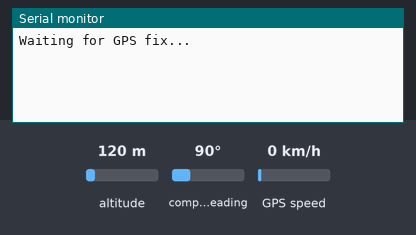
The sketch below on a simulated Arduino Uno, built with avr-gcc and run on an emulated ATmega328P. On the bench: the last lines printed to the serial monitor. The test bench sets the inputs (shaded band); at power-on: altitude 120 m, compass heading 90°, GPS speed 0 km/h. The GPS gets a fix after 3 s at 37.7749, -122.4194 with 8 satellites.

Above: at 1.2 s.
1.3 s: altitude set to 20 m
At 4.2 s:
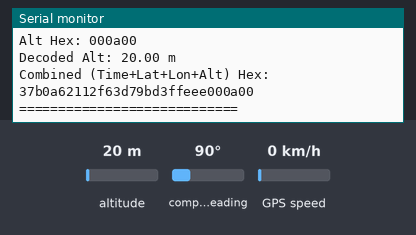
4.5 s: altitude set to 250 m
At 7.06 s:
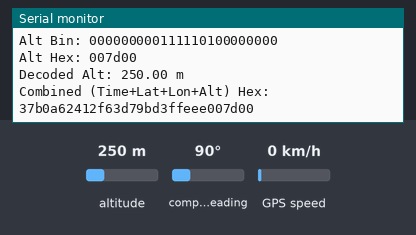
8.4 s: altitude set to 500 m
At 10.58 s:
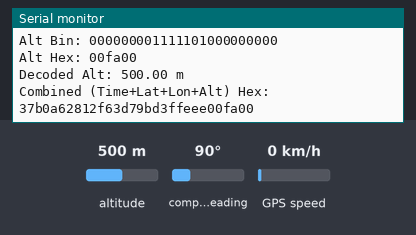
12.0 s: altitude set to 750 m
At 13.71 s:
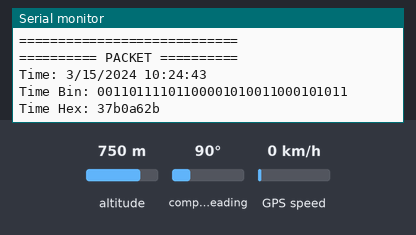
15.4 s: altitude set to 980 m
At 17.61 s:
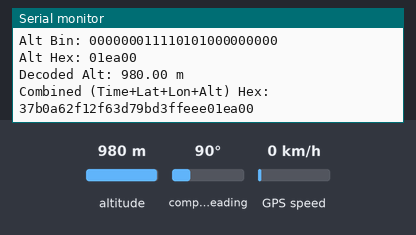
Timing chart, 0 to 19.1 s (numbered marks = the images above; inputs shaded):
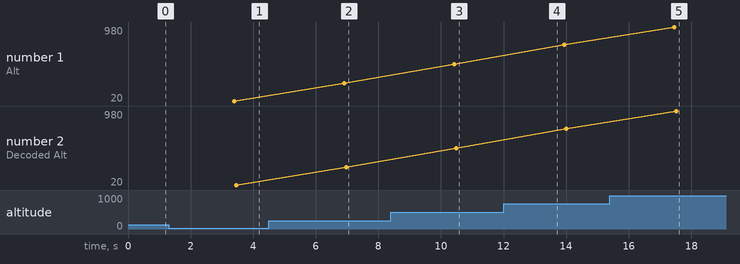

Measured:
- after the input at 1.3 s, the serial monitor: prints a new line after 2.1 s (image 1)
- after the input at 4.5 s, the serial monitor: prints a new line after 2.4 s (image 2)
- after the input at 8.4 s, the serial monitor: prints a new line after 2.0 s (image 3)
- after the input at 15.4 s, the serial monitor: prints a new line after 2.1 s (image 5)
- plotted number 1: 20 → 250 after the input at 4.5 s, 250 → 500 after the input at 8.4 s, 500 → 750 after the input at 12.0 s, 750 → 980 after the input at 15.4 s
- plotted number 2: 20 → 250 after the input at 4.5 s, 250 → 500 after the input at 8.4 s, 500 → 750 after the input at 12.0 s, 750 → 980 after the input at 15.4 s

The sketch:

GPSPACKETING.ino
```cpp
#include <SoftwareSerial.h>
#include <TinyGPS++.h>

TinyGPSPlus gps;
SoftwareSerial gpsSerial(2, 3); // RX, TX

// Helper function: Convert integer to binary string with fixed length
String toBinary(unsigned long val, int bits) {
  String s = "";
  for (int i = bits - 1; i >= 0; i--) {
    s += (val >> i) & 1;
  }
  return s;
}

// Pad a hex string with leading zeros to desired width
String padHex(const String& hexStr, int width) {
  String s = hexStr;
  while (s.length() < width) {
    s = "0" + s;
  }
  return s;
}

// ========== TIME ENCODING ==========
String encodeTime(uint8_t month, uint8_t day, uint8_t year, uint8_t hour, uint8_t minute, uint8_t second) {
  return toBinary(month, 4) +
         toBinary(day, 5) +
         toBinary(year, 6) +
         toBinary(hour, 5) +
         toBinary(minute, 6) +
         toBinary(second, 6);
}

// ========== LAT/LON ENCODING ==========
String encodeCoordinate(float coord) {
  String bin = "";

  // Sign bit
  bin += (coord < 0) ? "1" : "0";
  if (coord < 0) coord = -coord;

  // Whole part
  int whole = int(coord);
  bin += toBinary(whole, 8);

  // Decimal part (as direct integer)
  unsigned long decimal = (coord - whole) * 10000000UL;
  if (decimal > 0x7FFFFF) decimal = 0x7FFFFF;
  bin += toBinary(decimal, 23);

  return bin;
}

float decodeCoordinate(String bin) {
  int sign = (bin[0] == '1') ? -1 : 1;
  int whole = strtol(bin.substring(1, 9).c_str(), nullptr, 2);
  unsigned long decimalPart = strtoul(bin.substring(9).c_str(), nullptr, 2);
  float decimal = decimalPart / 10000000.0;
  return sign * (whole + decimal);
}

// ========== ALTITUDE ENCODING ==========
String encodeAltitude(float altitude) {
  String bin = "";

  bin += (altitude < 0) ? "1" : "0";
  if (altitude < 0) altitude = -altitude;

  unsigned int whole = (unsigned int)altitude;
  float decimal = altitude - whole;
  unsigned int decimalInt = (unsigned int)(decimal * 100); // 2 decimal digits
  if (decimalInt > 127) decimalInt = 127;

  bin += toBinary(whole, 16);
  bin += toBinary(decimalInt, 7);

  return bin;
}

float decodeAltitude(String bin) {
  int sign = (bin[0] == '1') ? -1 : 1;
  int whole = strtol(bin.substring(1, 17).c_str(), nullptr, 2);
  int decimalInt = strtol(bin.substring(17).c_str(), nullptr, 2);
  float decimal = decimalInt / 100.0;
  return sign * (whole + decimal);
}

void setup() {
  Serial.begin(9600);
  gpsSerial.begin(9600);
  Serial.println("Waiting for GPS fix...");
}

void loop() {
  while (gpsSerial.available()) {
    gps.encode(gpsSerial.read());

    if (gps.location.isUpdated() && gps.altitude.isUpdated() && gps.date.isUpdated() && gps.time.isUpdated()) {
      // Get time components
      uint8_t month = gps.date.month();
      uint8_t day = gps.date.day();
      uint8_t year = gps.date.year() - 2000;
      uint8_t hour = gps.time.hour();
      uint8_t minute = gps.time.minute();
      uint8_t second = gps.time.second();

      // Get coordinates and altitude
      float lat = gps.location.lat();
      float lon = gps.location.lng();
      float alt = gps.altitude.meters();

      // Encode all data
      String timeBin = encodeTime(month, day, year, hour, minute, second);
      String latBin = encodeCoordinate(lat);
      String lonBin = encodeCoordinate(lon);
      String altBin = encodeAltitude(alt);

      // Decode to check
      float decodedLat = decodeCoordinate(latBin);
      float decodedLon = decodeCoordinate(lonBin);
      float decodedAlt = decodeAltitude(altBin);

      // Convert binaries to hex strings
      String timeHex = padHex(String(strtoul(timeBin.c_str(), nullptr, 2), HEX), 8);
      String latHex  = padHex(String(strtoul(latBin.c_str(),  nullptr, 2), HEX), 8);
      String lonHex  = padHex(String(strtoul(lonBin.c_str(),  nullptr, 2), HEX), 8);
      String altHex  = padHex(String(strtoul(altBin.c_str(),  nullptr, 2), HEX), 6);

      // === OUTPUT ===
      Serial.println("========== PACKET ==========");

      Serial.print("Time: "); Serial.print(month); Serial.print("/");
      Serial.print(day); Serial.print("/");
      Serial.print(2000 + year); Serial.print(" ");
      Serial.print(hour); Serial.print(":");
      Serial.print(minute); Serial.print(":");
      Serial.println(second);

      Serial.print("Time Bin: "); Serial.println(timeBin);
      Serial.print("Time Hex: "); Serial.println(timeHex);

      Serial.println();

      Serial.print("Lat: "); Serial.println(lat, 7);
      Serial.print("Lat Bin: "); Serial.println(latBin);
      Serial.print("Lat Hex: "); Serial.println(latHex);
      Serial.print("Decoded Lat: "); Serial.println(decodedLat, 7);

      Serial.println();

      Serial.print("Lon: "); Serial.println(lon, 7);
      Serial.print("Lon Bin: "); Serial.println(lonBin);
      Serial.print("Lon Hex: "); Serial.println(lonHex);
      Serial.print("Decoded Lon: "); Serial.println(decodedLon, 7);

      Serial.println();

      Serial.print("Alt: "); Serial.print(alt); Serial.println(" m");
      Serial.print("Alt Bin: "); Serial.println(altBin);
      Serial.print("Alt Hex: "); Serial.println(altHex);
      Serial.print("Decoded Alt: "); Serial.print(decodedAlt); Serial.println(" m");

      // === COMBINED HEX ===
      String combinedHex = timeHex + latHex + lonHex + altHex;
      Serial.println();
      Serial.print("Combined (Time+Lat+Lon+Alt) Hex: ");
      Serial.println(combinedHex);

      Serial.println("============================\n");
      delay(3000);
    }
  }
}
```
